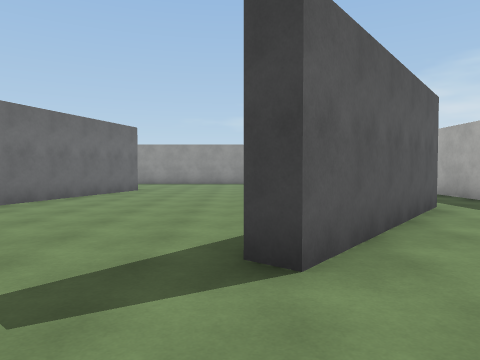
View 1 (above)

24 first-person views from a walk through a scene from a Unity 3-D project. The camera is 1.4 m above the floor, tilts 2° down and sees 70° across. The floor is counted in squares, 2 m on a side. Each view is taken from the middle of a square. On the plan, view 1 faces up. The plan holds only what a view shows up to about 11 squares ahead; the rest is blank. The place goes on beyond the plan. The player is left out. Surface patterns are stand-ins for the level's own textures.

View 2
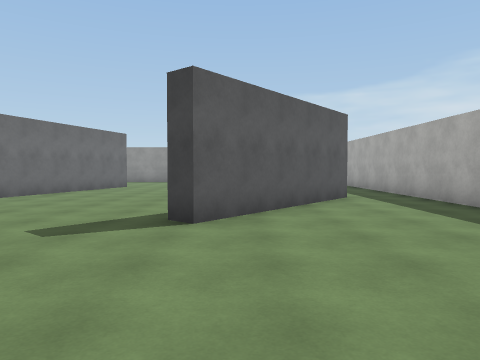

View 3
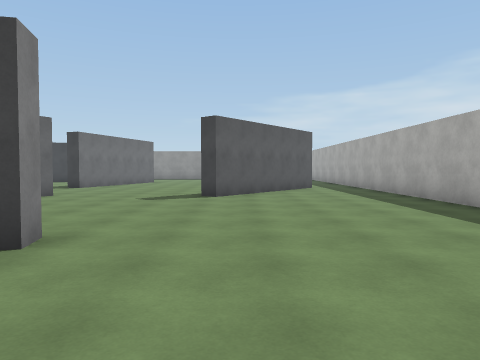

View 4
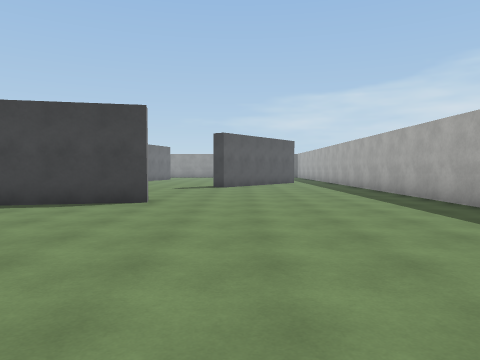

View 5
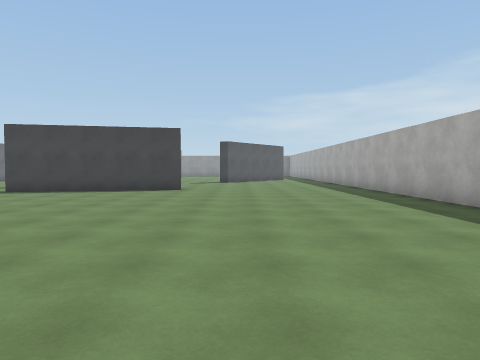

View 6
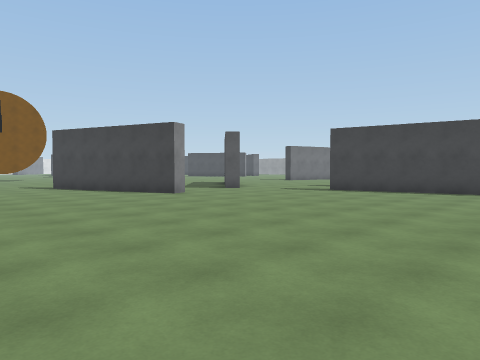

View 7
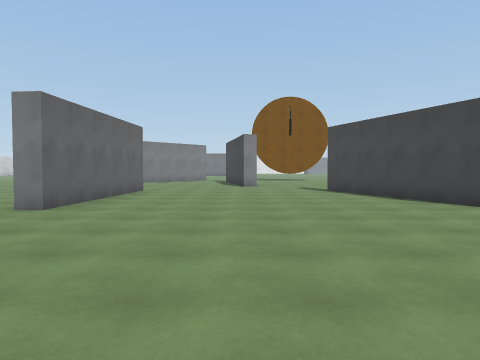

View 8
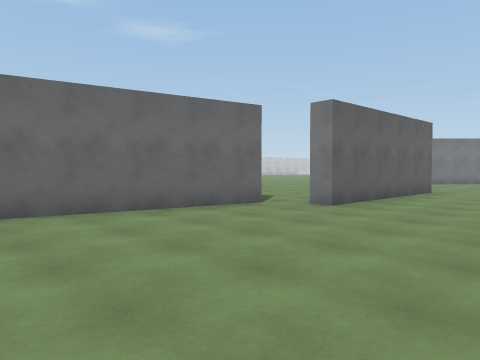

View 9
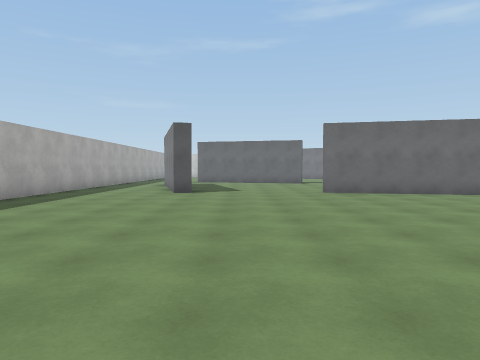

View 10
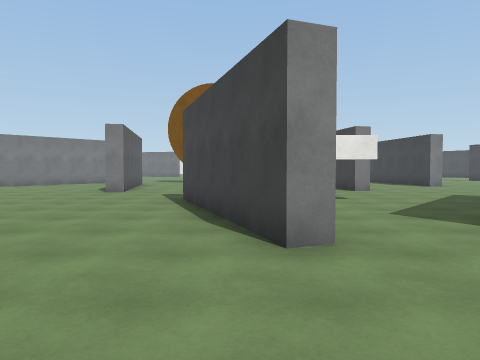

View 11
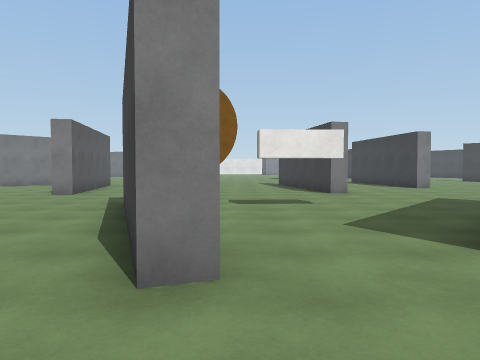

View 12
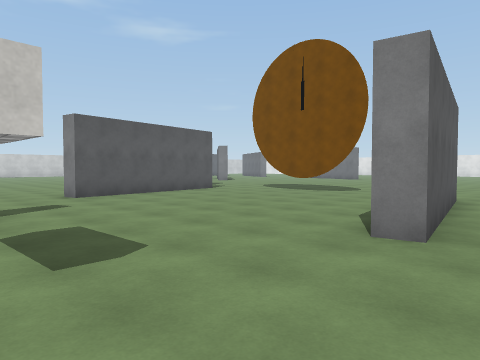

View 13
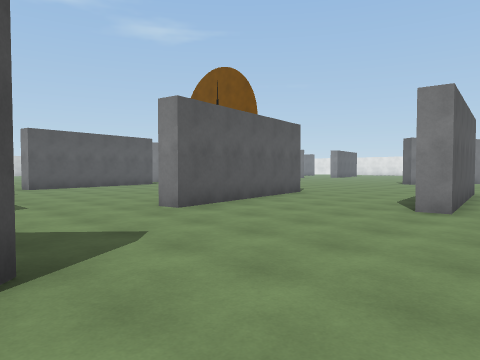

View 14
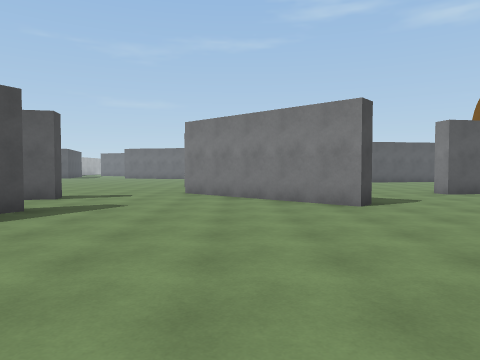

View 15
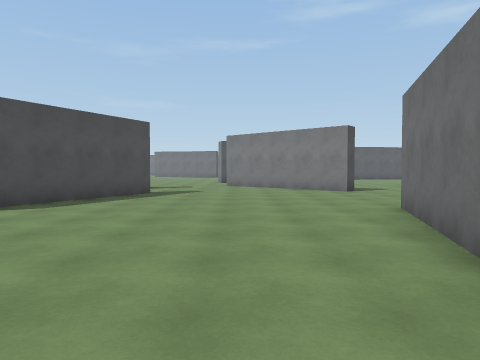

View 16
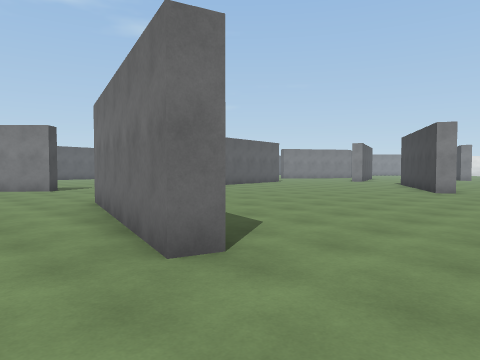

View 17
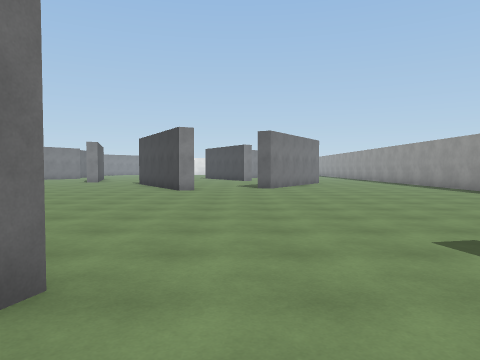

View 18
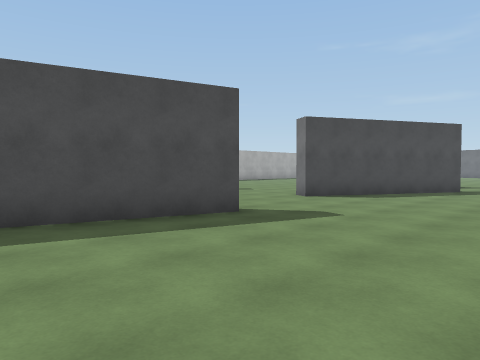

View 19
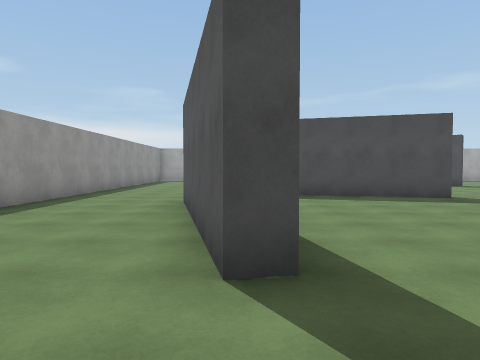

View 20
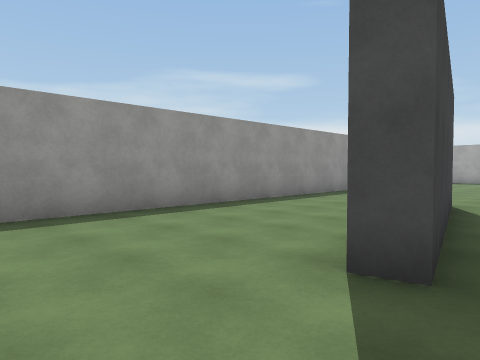

View 21
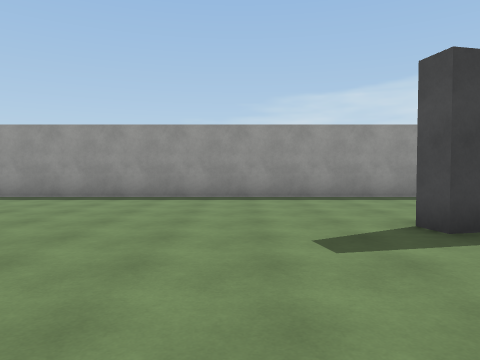

View 22
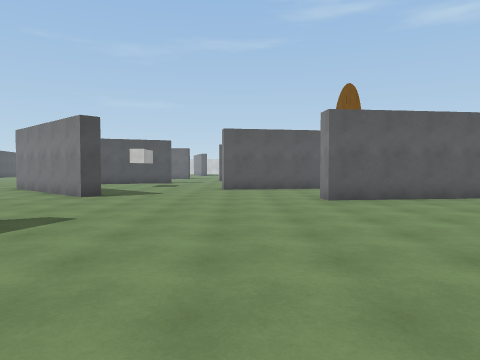

View 23
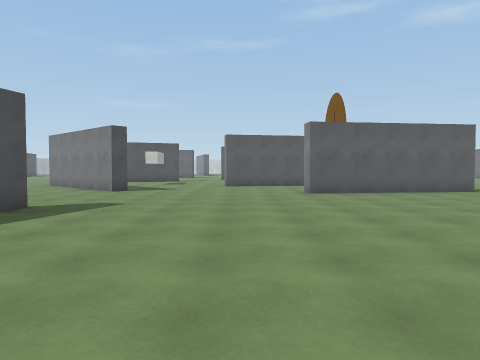

View 24
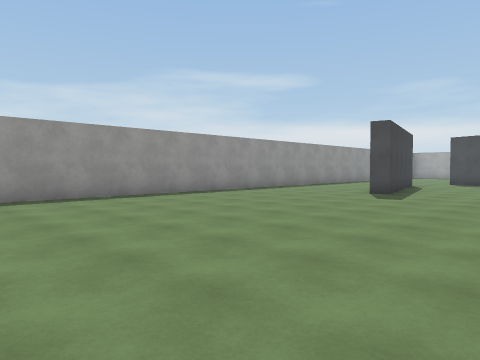

### Floor plan
Points are (right, up) in squares from view 1. A wall is a line through its corners. A room is listed if a view was taken in it or the views show most of it. See-through windows are left out.
Room 1 (views 1, 2, 3, 4, 5, 6, 7, 8, 9, 10, 11)
walls: (-1, -2.5) (-0.9, -3.1) (-5.8, -4.1); (-8, -8.6) (-12.7, -10.3); (5.3, -8) (5.3, 9.1); (-7.3, -17.6) (-2.3, -18.8); (1.3, -18.7) (1.8, -18.5) (2.2, -20); (-14.9, -12.4) (-14.8, -12.9); (3.6, 6.2) (0.4, 2.3) (0, 2.7); (-12.8, -16) (-7.7, -16.3) (-7.7, -16.8); (5.3, -20) (5.3, -16.4); (-3.2, 10.8) (-4.6, 6); (-2, 15.2) (-4.5, 15.2)
ways out: opening at (-13.5, -11.5) to room 2; opening at (-6.9, -4.5) to room 2; opening at (-5.2, 12.8) to room 2; opening at (-4.3, 4) to room 2
Room 2 (views 12, 13, 14, 15, 16, 17, 18, 19, 20, 21, 22, 23, 24)
walls: (-12.4, 2) (-12.2, 2.6); (-11, 6.9) (-10.5, 6.8) (-11.9, 1.9); (-12.6, -2.6) (-12.2, -2.2) (-8.4, -5.6); (-19.8, 6.6) (-19.6, 6.1) (-20.5, 5.6); (-6.5, -1.6) (-4.2, 2.9) (-3.8, 2.7); (-5.1, 6) (-4.1, 9.5); (-20.5, -1.7) (-17.9, -1.4) (-17.8, -2); (-5.8, -4.1) (-5.9, -3.6) (-5.2, -3.5); (-5.9, 11.7) (-10.8, 10.6) (-10.9, 11.1) (-6.2, 12.1); (-20.4, -5.9) (-15.5, -5) (-15.4, -5.5) (-17, -5.8); (-8.2, -8) (-8, -8.6); (-4.5, 15.2) (-20, 15.2); (-18.6, -13) (-14.9, -12.4)
ways out: opening at (-13.5, -11.5) to room 1; opening at (-6.9, -4.5) to room 1; opening at (-5.2, 12.8) to room 1; opening at (-4.3, 4) to room 1

Where each view was taken, in squares from view 1:
view 1: 0 up, 0 right, facing up
view 2: 2 down, 1 right, facing up
view 3: 6 down, 1 right, facing up
view 4: 10 down, 1 right, facing up
view 5: 14 down, 1 right, facing up
view 6: 14 down, 0 right, facing up-left
view 7: 13 down, 2 left, facing left
view 8: 13 down, 2 left, facing down-left
view 9: 9 down, 0 right, facing down
view 10: 9 down, 5 left, facing left
view 11: 8 down, 6 left, facing left
view 12: 4 down, 12 left, facing down-left
view 13: 0 up, 12 left, facing down-left
view 14: 4 up, 10 left, facing down
view 15: 8 up, 9 left, facing down
view 16: 9 up, 9 left, facing down-left
view 17: 8 up, 9 left, facing left
view 18: 10 up, 9 left, facing down-right
view 19: 11 up, 13 left, facing right
view 20: 10 up, 13 left, facing up-right
view 21: 7 up, 13 left, facing up
view 22: 6 up, 16 left, facing down
view 23: 8 up, 16 left, facing down
view 24: 7 up, 20 left, facing up-right
